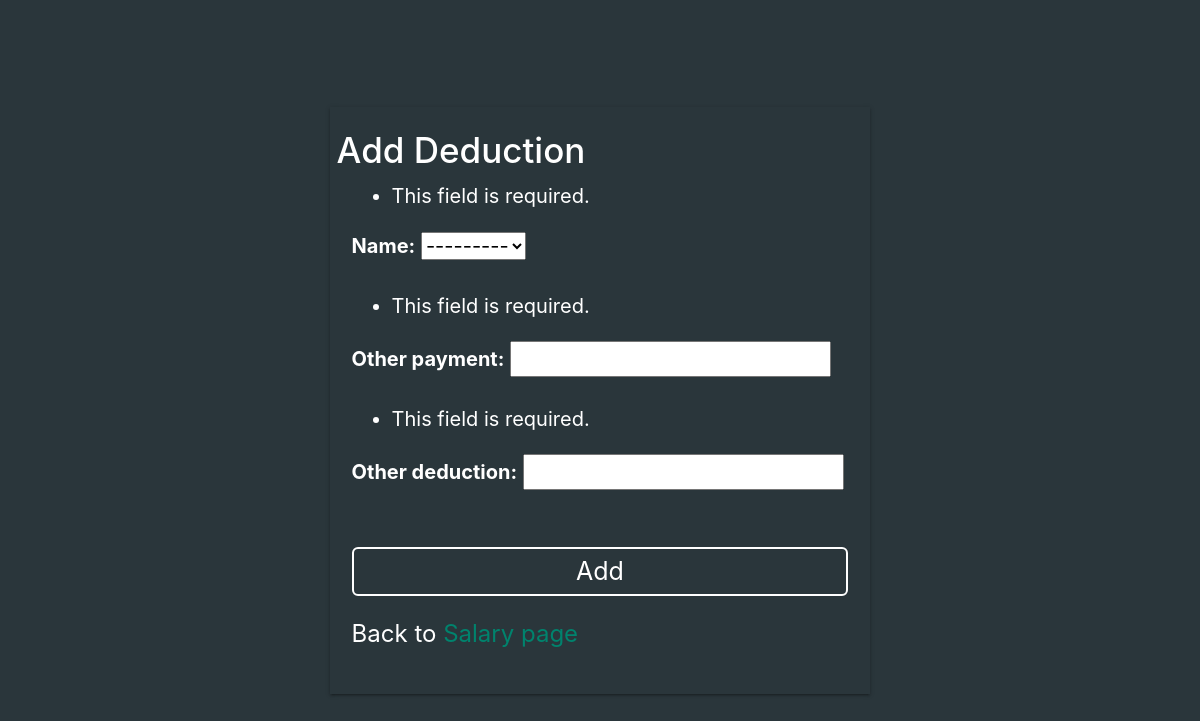
Before: /employee_information/deduction (signed in) with the older database file.
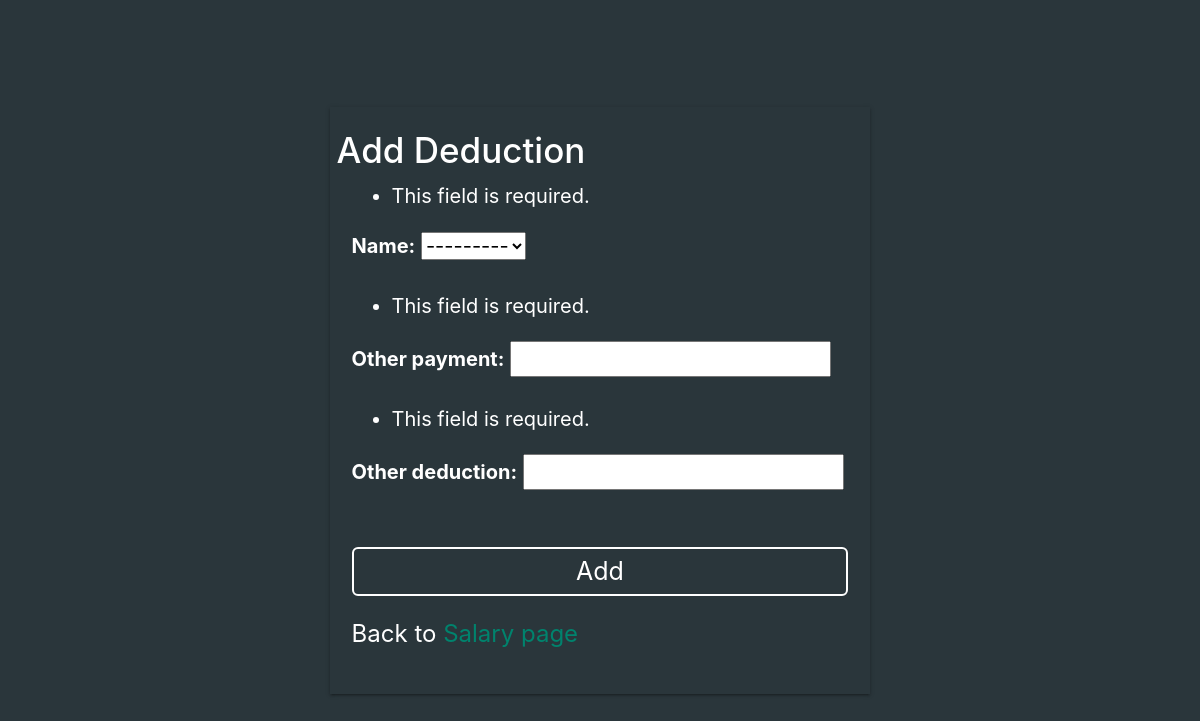
After: the same page with the newer database file.
### employee_information/models.py (models this page shows, shortened)
class Employees_info(models.Model):
    MALE = 'male'
    FEMALE = 'female'
    OTHER = 'other'
    NOT_KNOWN = 'Not Known'
    GENDER = (
    (MALE,'Male'),
    (FEMALE,'Female'),
    (OTHER,'Other'),
    (NOT_KNOWN,'Not Known'),
    )
    MR = 'Mr'
    MRS = 'Mrs'
    MSS = 'Mss'
    DR = 'Dr'
    SIR = 'Sir'
    MADAM = 'Madam'
    TITLE = (
    (MR,'Mr'),
    (MRS,'Mrs'),
    (MSS,'Mss'),
    (DR,'Dr'),
    (SIR,'Sir'),
    (MADAM,'Madam'),
    )
    FULL_TIME = 'Full-Time'
    PART_TIME = 'Part-Time'
    CONTRACT = 'Contract'
    INTERN = 'Intern'
    EMPLOYEETYPE = (
    (FULL_TIME,'Full-Time'),
    (PART_TIME,'Part-Time'),
    (CONTRACT,'Contract'),
    (INTERN,'Intern'),
    )
    Saudi = 'Saudi'
    Non_Sadui = 'Non-Sadui'
    NationalityType = (
    ('Andorra', _('Andorra')),
    ('United Arab Emirates', _('United Arab Emirates')),
    ('Afghanistan', _('Afghanistan')),
    ('Antigua & Barbuda', _('Antigua & Barbuda')),
    ('Anguilla', _('Anguilla')),
    ('Albania', _('Albania')),
    ('Armenia', _('Armenia')),
    ('Netherlands Antilles', _('Netherlands Antilles')),
    ('Angola', _('Angola')),
    ('Antarctica', _('Antarctica')),
    ('Argentina', _('Argentina')),
    ('American Samoa', _('American Samoa')),
    ('Austria', _('Austria')),
    ('Australia', _('Australia')),
    ('Aruba', _('Aruba')),
    ('Azerbaijan', _('Azerbaijan')),
    ('Bosnia and Herzegovina', _('Bosnia and Herzegovina')),
    ('Barbados', _('Barbados')),
    ('Bangladesh', _('Bangladesh')),
    ('Belgium', _('Belgium')),
    ('Burkina Faso', _('Burkina Faso')),
    ('Bulgaria', _('Bulgaria')),
    ('Bahrain', _('Bahrain')),
    ('Burundi', _('Burundi')),
    ('Benin', _('Benin')),
    ('Bermuda', _('Bermuda')),
    ('Brunei Darussalam', _('Brunei Darussalam')),
    ('Bolivia', _('Bolivia')),
    ('Brazil', _('Brazil')),
    ('Bahama', _('Bahama')),
    ('Bhutan', _('Bhutan')),
    ('Bouvet Island', _('Bouvet Island')),
    ('Botswana', _('Botswana')),
    ('Belarus', _('Belarus')),
    ('Belize', _('Belize')),
    ('Canada', _('Canada')),
    ('Cocos (Keeling) Islands', _('Cocos (Keeling) Islands')),
    ('Central African Republic', _('Central African Republic')),
    ('Congo', _('Congo')),
    ('Switzerland', _('Switzerland')),
    ('Ivory Coast', _('Ivory Coast')),
    ('Cook Iislands', _('Cook Iislands')),
    ('Chile', _('Chile')),
    ('Cameroon', _('Cameroon')),
    ('China', _('China')),
    ('Colombia', _('Colombia')),
    ('Costa Rica', _('Costa Rica')),
    ('Cuba', _('Cuba')),
    ('Cape Verde', _('Cape Verde')),
    ('Christmas Island', _('Christmas Island')),
    ('Cyprus', _('Cyprus')),
    ('Czech Republic', _('Czech Republic')),
    ('Germany', _('Germany')),
    ('Djibouti', _('Djibouti')),
    ('Denmark', _('Denmark')),
    ('Dominica', _('Dominica')),
    ('Dominican Republic', _('Dominican Republic')),
    ('Algeria', _('Algeria')),
    ('Ecuador', _('Ecuador')),
    ('Estonia', _('Estonia')),
    ('Egypt', _('Egypt')),
    ('Western Sahara', _('Western Sahara')),
    ('Eritrea', _('Eritrea')),
    ('Spain', _('Spain')),
    ('Ethiopia', _('Ethiopia')),
    ('Finland', _('Finland')),
    ('Fiji', _('Fiji')),
    ('Falkland Islands (Malvinas)', _('Falkland Islands (Malvinas)')),
    ('Micronesia', _('Micronesia')),
    ('Faroe Islands', _('Faroe Islands')),
    ('France', _('France')),
    ('France, Metropolitan', _('France, Metropolitan')),
    ('Gabon', _('Gabon')),
    ('United Kingdom (Great Britain)', _('United Kingdom (Great Britain)')),
    ('Grenada', _('Grenada')),
    ('Georgia', _('Georgia')),
    ('French Guiana', _('French Guiana')),
    ('Ghana', _('Ghana')),
    ('Gibraltar', _('Gibraltar')),
    ('Greenland', _('Greenland')),
    ('Gambia', _('Gambia')),
    ('Guinea', _('Guinea')),
    ('Guadeloupe', _('Guadeloupe')),
    ('Equatorial Guinea', _('Equatorial Guinea')),
    ('Greece', _('Greece')),
    ('South Georgia and the South Sandwich Islands', _('South Georgia and the South Sandwich Islands')),
    ('Guatemala', _('Guatemala')),
    ('Guam', _('Guam')),
    ('Guinea-Bissau', _('Guinea-Bissau')),
    ('Guyana', _('Guyana')),
    ('Hong Kong', _('Hong Kong')),
    ('Heard & McDonald Islands', _('Heard & McDonald Islands')),
    ('Honduras', _('Honduras')),
    ('Croatia', _('Croatia')),
    ('Haiti', _('Haiti')),
    ('Hungary', _('Hungary')),
    ('Indonesia', _('Indonesia')),
    ('Ireland', _('Ireland')),
    ('Israel', _('Israel')),
    ('India', _('India')),
    ('British Indian Ocean Territory', _('British Indian Ocean Territory')),
    ('Iraq', _('Iraq')),
    ('Islamic Republic of Iran', _('Islamic Republic of Iran')),
    ('Iceland', _('Iceland')),
    ('Italy', _('Italy')),
    ('Jamaica', _('Jamaica')),
    ('Jordan', _('Jordan')),
    ('Japan', _('Japan')),
    ('Kenya', _('Kenya')),
    ('Kyrgyzstan', _('Kyrgyzstan')),
    ('Cambodia', _('Cambodia')),
    ('Kiribati', _('Kiribati')),
    ('Comoros', _('Comoros')),
    ('St. Kitts and Nevis', _('St. Kitts and Nevis')),
    ('Korea, Democratic People\'s Republic of', _('Korea, Democratic People\'s Republic of')),
    ('Korea, Republic of', _('Korea, Republic of')),
    ('Kuwait', _('Kuwait')),
    ('Cayman Islands', _('Cayman Islands')),
    ('Kazakhstan', _('Kazakhstan')),
    ('Lao People\'s Democratic Republic', _('Lao People\'s Democratic Republic')),
    ('Lebanon', _('Lebanon')),
    ('Saint Lucia', _('Saint Lucia')),
    ('Liechtenstein', _('Liechtenstein')),
    ('Sri Lanka', _('Sri Lanka')),
    ('Liberia', _('Liberia')),
    ('Lesotho', _('Lesotho')),
    ('Lithuania', _('Lithuania')),
    ('Luxembourg', _('Luxembourg')),
    ('Latvia', _('Latvia')),
    ('Libyan Arab Jamahiriya', _('Libyan Arab Jamahiriya')),
    ('Morocco', _('Morocco')),
    ('Monaco', _('Monaco')),
    ('Moldova, Republic of', _('Moldova, Republic of')),
    ('Madagascar', _('Madagascar')),
    ('Marshall Islands', _('Marshall Islands')),
    ('Mali', _('Mali')),
    ('Mongolia', _('Mongolia')),
    ('Myanmar', _('Myanmar')),
    ('Macau', _('Macau')),
    ('Northern Mariana Islands', _('Northern Mariana Islands')),
    ('Martinique', _('Martinique')),
    ('Mauritania', _('Mauritania')),
    ('Monserrat', _('Monserrat')),
    ('Malta', _('Malta')),
    ('Mauritius', _('Mauritius')),
    ('Maldives', _('Maldives')),
    ('Malawi', _('Malawi')),
    ('Mexico', _('Mexico')),
    ('Malaysia', _('Malaysia')),
    ('Mozambique', _('Mozambique')),
    ('Namibia', _('Namibia')),
    ('New Caledonia', _('New Caledonia')),
    ('Niger', _('Niger')),
    ('Norfolk Island', _('Norfolk Island')),
    ('Nigeria', _('Nigeria')),
    ('Nicaragua', _('Nicaragua')),
    ('Netherlands', _('Netherlands')),
    ('Norway', _('Norway')),
    ('Nepal', _('Nepal')),
    ('Nauru', _('Nauru')),
    ('Niue', _('Niue')),
    ('New Zealand', _('New Zealand')),
    ('Oman', _('Oman')),
    ('Panama', _('Panama')),
    ('Peru', _('Peru')),
    ('French Polynesia', _('French Polynesia')),
    ('Papua New Guinea', _('Papua New Guinea')),
    ('Philippines', _('Philippines')),
    ('Pakistan', _('Pakistan')),
    ('Poland', _('Poland')),
    ('St. Pierre & Miquelon', _('St. Pierre & Miquelon')),
    ('Pitcairn', _('Pitcairn')),
    ('Puerto Rico', _('Puerto Rico')),
    ('Portugal', _('Portugal')),
    ('Palau', _('Palau')),
    ('Paraguay', _('Paraguay')),
    ('Qatar', _('Qatar')),
    ('Reunion', _('Reunion')),
    ('Romania', _('Romania')),
    ('Russian Federation', _('Russian Federation')),
    ('Rwanda', _('Rwanda')),
    ('Saudi', _('Saudi')),
    ('Solomon Islands', _('Solomon Islands')),
    ('Seychelles', _('Seychelles')),
    ('Sudan', _('Sudan')),
    ('Sweden', _('Sweden')),
    ('Singapore', _('Singapore')),
    ('St. Helena', _('St. Helena')),
    ('Slovenia', _('Slovenia')),
    ('Svalbard & Jan Mayen Islands', _('Svalbard & Jan Mayen Islands')),
    ('Slovakia', _('Slovakia')),
    ('Sierra Leone', _('Sierra Leone')),
    ('San Marino', _('San Marino')),
    ('Senegal', _('Senegal')),
    ('Somalia', _('Somalia')),
    ('Suriname', _('Suriname')),
    ('Sao Tome & Principe', _('Sao Tome & Principe')),
    ('El Salvador', _('El Salvador')),
    ('Syrian Arab Republic', _('Syrian Arab Republic')),
    ('Swaziland', _('Swaziland')),
    ('Turks & Caicos Islands', _('Turks & Caicos Islands')),
    ('Chad', _('Chad')),
    ('French Southern Territories', _('French Southern Territories')),
    ('Togo', _('Togo')),
    ('Thailand', _('Thailand')),
    ('Tajikistan', _('Tajikistan')),
    ('Tokelau', _('Tokelau')),
    ('Turkmenistan', _('Turkmenistan')),
    ('Tunisia', _('Tunisia')),
    ('Tonga', _('Tonga')),
    ('East Timor', _('East Timor')),
    ('Turkey', _('Turkey')),
    ('Trinidad & Tobago', _('Trinidad & Tobago')),
    ('Tuvalu', _('Tuvalu')),
    ('Taiwan, Province of China', _('Taiwan, Province of China')),
    ('Tanzania, United Republic of', _('Tanzania, United Republic of')),
    ('Ukraine', _('Ukraine')),
    ('Uganda', _('Uganda')),
    ('United States Minor Outlying Islands', _('United States Minor Outlying Islands')),
    ('United States of America', _('United States of America')),
    ('Uruguay', _('Uruguay')),
    ('Uzbekistan', _('Uzbekistan')),
    ('Vatican City State (Holy See)', _('Vatican City State (Holy See)')),
    ('St. Vincent & the Grenadines', _('St. Vincent & the Grenadines')),
    ('Venezuela', _('Venezuela')),
    ('British Virgin Islands', _('British Virgin Islands')),
    ('United States Virgin Islands', _('United States Virgin Islands')),
    ('Viet Nam', _('Viet Nam')),
    ('Vanuatu', _('Vanuatu')),
    ('Wallis & Futuna Islands', _('Wallis & Futuna Islands')),
    ('Samoa', _('Samoa')),
    ('Yemen', _('Yemen')),
    ('Mayotte', _('Mayotte')),
    ('Yugoslavia', _('Yugoslavia')),
    ('South Africa', _('South Africa')),
    ('Zambia', _('Zambia')),
    ('Zaire', _('Zaire')),
    ('Zimbabwe', _('Zimbabwe')),
)
    employeeid = models.CharField(max_length=100,blank=True)
    name = models.TextField(unique=True)
    gender = models.TextField(blank=True,null= True)
    dob = models.DateField(blank=True,null= True)
    contact = models.TextField()
    address = models.TextField()
    email = models.TextField()
    department = models.ForeignKey(Department_info, on_delete=models.CASCADE )
    position = models.ForeignKey(Position, on_delete=models.CASCADE)
    build = models.ForeignKey(Building_info, on_delete=models.CASCADE)
    startdate = models.DateField(_('Employement Date'),help_text='date of employement',blank=False,null=True , default = None)
    salary = models.FloatField(default=0)
    gosi = models.FloatField(default=0)
    deduction = models.FloatField(default=0)
    total_salary = models.FloatField(default=0)
    other_payment = models.FloatField(default=0)
    other_deduction = models.FloatField(default=0)
    bank_name = models.TextField(null= True)
    acount_number = models.TextField(max_length = 25, default=0)
    status = models.IntegerField()
    created = models.DateTimeField(auto_now_add=True)
    updated = models.DateTimeField(auto_now_add=True)
    employeetype = models.CharField(_('Employee Type'),max_length=15,default=FULL_TIME,choices=EMPLOYEETYPE,blank=False,null=True)
    Nationality = models.CharField(max_length=50, choices=NationalityType,blank=False,null= True)
    def __str__(self):
        return self.name

### employee_information/views.py (the view, shortened to what this page needs)
# urls.py: path('deduction',views.deduction ,name = 'deduction'),
@login_required
def deduction(request):
    if not (request.user.is_authenticated and request.user.is_superuser):
        return redirect('accounts:login')
    form = DeductionForm(request.POST)
    return render(request, 'employee_information/deduction.html',{'form':form})

### employee_information/forms.py
class DeductionForm(forms.ModelForm):
	class Meta:
		model = payment
		fields = ['name', 'other_payment','other_deduction']

### templates/employee_information/deduction.html (shortened to what this page needs)
{% load static %}
{% load crispy_forms_tags %}
<!doctype html>
<html lang="en">
<head>
    <link href="{% static 'css/bootstrap.min.css' %}" rel="stylesheet" />
    <link href="https://maxcdn.bootstrapcdn.com/font-awesome/4.2.0/css/font-awesome.min.css" rel="stylesheet">
    <link href="{% static 'css/forms_styles.css' %}" rel="stylesheet" />
    <link rel="stylesheet" href="https://cdn.jsdelivr.net/npm/bootstrap@4.0.0/dist/css/bootstrap.min.css">
</head>
<body>
    {% if request.user.is_authenticated %}
<section class="parent-wrap">
  <section class="sub-parent-wrap">
    <section class="container">
      <section class="row">
        <section class="col col-sm-12">
        </section>
      </section>
          <section class="row">
             <div class="col-lg-6 col-lg-offset-3">
                <div class="wrapper-form-index-page shadow">
                    <div class="row text-center">
                        <h3 class="title-h3"> Add Deduction </h3>
                    </div>
                     <form action="" method="POST" >
                        {{form.as_p }}
                        <br/>
                        <button  type="submit" class="btn btn-primary btn-lg btn-block btn-custom">Add </button>
                     </form>
                     <section class="container" style="margin-top: 1rem;">
                       <div class="row">
                         <p style="font-size: 24px;"> Back to <a href="{% url 'employee_information:salary-page' %}" style="color:#00836d; font-size: 24px;"> Salary page</a></p>
                       </div>
                     </section>
                </div>
             </div>
          </section>
    </section>
  </section>
</section>
{% else %}
	<p>sorry you need to login </p>
	<a href="{% url 'accounts:login' %}"> login here </a>
	{% endif %}
</body>
</html>

### templates/employee_information/deduction.html (style rules this page uses)
html,body { overflow: hidden; height: 100%; background: #2A363B; color: #fff; font-size: 20px; }
input, select, textarea { color: #000; }
.shadow { -webkit-box-shadow: 0 2px 2px 0 rgba(0,0,0,0.14), 0 3px 1px -2px rgba(0,0,0,0.12), 0 1px 5px 0 rgba(0,0,0,0.2); box-shadow: 0 2px 2px 0 rgba(0,0,0,0.14), 0 3px 1px -2px rgba(0,0,0,0.12), 0 1px 5px 0 rgba(0,0,0,0.2); }
.wrapper-form-index-page { padding: 4%; }
.parent-wrap { display: table; width: 100%; height: 100%; }
.sub-parent-wrap { display:table-cell; vertical-align:middle; padding:15px; }
.btn-custom { padding: 4px 16px !important; background: transparent !important; color: #fff !important; border: 2px solid #fff !important; transition: all 400ms ease; }

Changed rows visible on the page:
added Employees_info: name "---------"
Other visible differences:
form field name: "---------" → (not shown)
